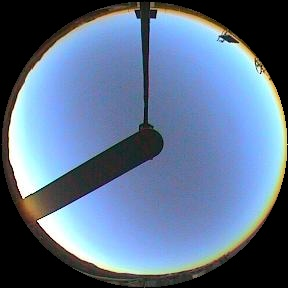
#> input picture Data/SunSetImg/20051121162000.raw.jpg, 288 x 288 px, found by its file name; its folder holds only this picture in this run
$ python ImageProcess.py
#> lines starting #> are read from the running program, lines starting #| are printed output that depends on the picture; after the words box and inside, x2 and y2 are one past the last pixel; in counts of white or black regions, pixels touching at a corner belong together
import pandas as pd
import numpy as np
import cv2
import os
from tqdm import tqdm

def list_files_in_folder(folder_path):
    files = os.listdir(folder_path)
    return files

def correctImg(filepath):

    image = cv2.imread(filepath)
#> image is the input picture: shape (288, 288, 3); mean B, G, R 143.1, 115.2, 93.7

    height, width, channels = image.shape
#> height = 288; width = 288; channels = 3

    center = (width // 2, height // 2)
#> center = (144, 144)

    top = (height - width) // 2
#> top = 0
    bottom = height - top
#> bottom = 288


    # Define a point on the edge of the image (e.g., the rightmost edge)
    edge_point = (width - 1, height // 2)
#> edge_point = (287, 144)

    # Calculate the distance between the center and the edge point
    radius = int(np.sqrt((edge_point[0] - center[0])**2 + (edge_point[1] - center[1])**2))
#> radius = 143

    # Create a black mask
    mask = np.zeros((height, width), dtype=np.uint8)

    # Draw the circle on the mask
    cv2.circle(mask, center, radius, (255), -1)
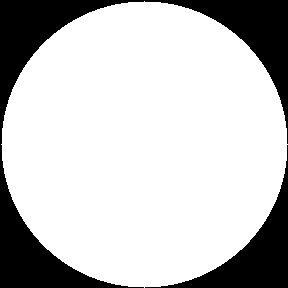
#> mask: shape (288, 288); 77.4% white; 2 black regions, box (x1, y1, x2, y2) and area: (0, 0, 288, 288) 14195, (145, 145, 288, 288) 4540

    # Apply the mask to the image
    result = cv2.bitwise_and(image, image, mask=mask)

    # Display the result
    # cv2.imshow('Result', result)
    # cv2.waitKey(0)
    # cv2.destroyAllWindows()

    cv2.imwrite(filepath,result[top:bottom, :])

filepathway = list_files_in_folder('F:\SunsetPredictor\Data\SunSetImg')
print(filepathway)
for file in tqdm(filepathway):
    filePath = "F:/SunsetPredictor/Data/SunSetImg/" + file
    correctImg(filePath)

$ run again, on Data/SunSetImg/20051224161000.raw.jpg
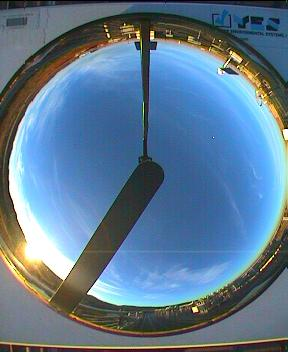
#> input picture Data/SunSetImg/20051224161000.raw.jpg, 288 x 352 px, found by its file name
#> in correctImg, image is the input picture: shape (352, 288, 3); mean B, G, R 144.9, 121.6, 94.5
#> in correctImg, `cv2.circle(mask, center, radius, (255), -1)`:
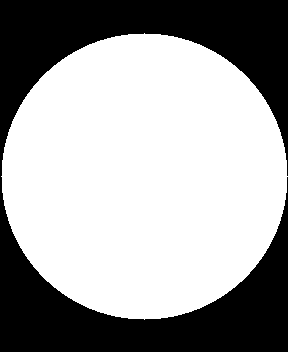
#> mask: shape (352, 288); 63.3% white; 1 black region, box (x1, y1, x2, y2) and area: (0, 0, 288, 352) 37167
#> in correctImg, `cv2.imwrite(filepath,result[top:bottom, :])`:
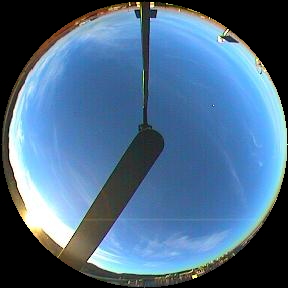
#> saved as 20051224161000.raw.jpg: shape (288, 288, 3); mean B, G, R 138, 107.7, 75.5
